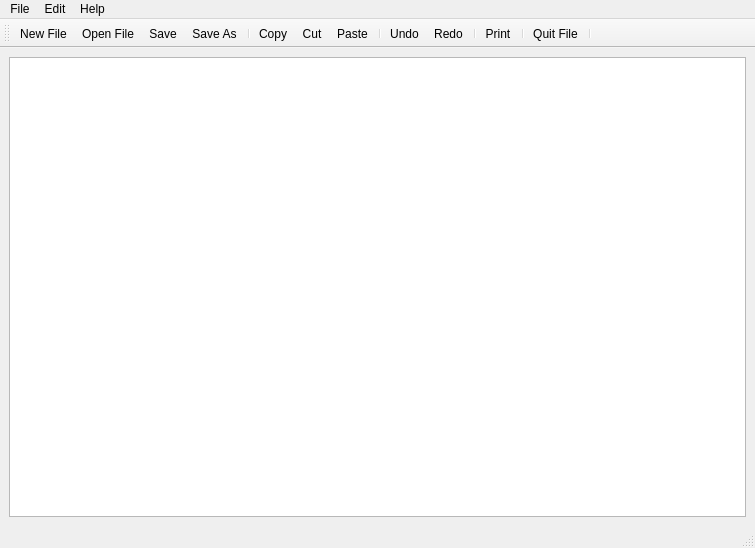
<?xml version="1.0" encoding="UTF-8"?>
<ui version="4.0">
 <class>MainWindow</class>
 <widget class="QMainWindow" name="MainWindow">
  <property name="geometry">
   <rect>
    <x>0</x>
    <y>0</y>
    <width>755</width>
    <height>548</height>
   </rect>
  </property>
  <property name="windowTitle">
   <string>ArkPad</string>
  </property>
  <property name="windowIcon">
   <iconset resource="resource.qrc">
    <normaloff>:/assets/notepad.ico</normaloff>:/assets/notepad.ico</iconset>
  </property>
  <widget class="QWidget" name="centralwidget">
   <layout class="QVBoxLayout" name="verticalLayout">
    <item>
     <widget class="QTextEdit" name="textEdit"/>
    </item>
   </layout>
  </widget>
  <widget class="QMenuBar" name="menubar">
   <property name="geometry">
    <rect>
     <x>0</x>
     <y>0</y>
     <width>755</width>
     <height>22</height>
    </rect>
   </property>
   <widget class="QMenu" name="menuFile">
    <property name="title">
     <string>File</string>
    </property>
    <addaction name="actionNewFile"/>
    <addaction name="actionOpen_File"/>
    <addaction name="separator"/>
    <addaction name="actionSave"/>
    <addaction name="actionSaveAs"/>
    <addaction name="separator"/>
    <addaction name="actionPrint"/>
    <addaction name="separator"/>
    <addaction name="QuitFile"/>
   </widget>
   <widget class="QMenu" name="menuEdit">
    <property name="title">
     <string>Edit</string>
    </property>
    <addaction name="actionCopy"/>
    <addaction name="actionCut"/>
    <addaction name="actionPaste"/>
    <addaction name="separator"/>
    <addaction name="actionUndo"/>
    <addaction name="actionRedo"/>
   </widget>
   <widget class="QMenu" name="menuHelp">
    <property name="title">
     <string>Help</string>
    </property>
    <addaction name="actionAbout"/>
    <addaction name="actionAbout_Qt"/>
   </widget>
   <addaction name="menuFile"/>
   <addaction name="menuEdit"/>
   <addaction name="menuHelp"/>
  </widget>
  <widget class="QStatusBar" name="statusbar"/>
  <widget class="QToolBar" name="toolBar">
   <property name="windowTitle">
    <string>toolBar</string>
   </property>
   <attribute name="toolBarArea">
    <enum>TopToolBarArea</enum>
   </attribute>
   <attribute name="toolBarBreak">
    <bool>false</bool>
   </attribute>
   <addaction name="actionNewFile"/>
   <addaction name="actionOpen_File"/>
   <addaction name="actionSave"/>
   <addaction name="actionSaveAs"/>
   <addaction name="separator"/>
   <addaction name="actionCopy"/>
   <addaction name="actionCut"/>
   <addaction name="actionPaste"/>
   <addaction name="separator"/>
   <addaction name="actionUndo"/>
   <addaction name="actionRedo"/>
   <addaction name="separator"/>
   <addaction name="actionPrint"/>
   <addaction name="separator"/>
   <addaction name="QuitFile"/>
   <addaction name="separator"/>
  </widget>
  <action name="actionQuit">
   <property name="text">
    <string>Open File</string>
   </property>
  </action>
  <action name="actionCopy">
   <property name="icon">
    <iconset resource="resource.qrc">
     <normaloff>:/assets/copyIcon.png</normaloff>:/assets/copyIcon.png</iconset>
   </property>
   <property name="text">
    <string>Copy</string>
   </property>
  </action>
  <action name="actionCut">
   <property name="icon">
    <iconset resource="resource.qrc">
     <normaloff>:/assets/cutIcon.png</normaloff>:/assets/cutIcon.png</iconset>
   </property>
   <property name="text">
    <string>Cut</string>
   </property>
  </action>
  <action name="actionPaste">
   <property name="icon">
    <iconset resource="resource.qrc">
     <normaloff>:/assets/pasteIcon.png</normaloff>:/assets/pasteIcon.png</iconset>
   </property>
   <property name="text">
    <string>Paste</string>
   </property>
  </action>
  <action name="actionUndo">
   <property name="icon">
    <iconset resource="resource.qrc">
     <normaloff>:/assets/undoIcon.png</normaloff>:/assets/undoIcon.png</iconset>
   </property>
   <property name="text">
    <string>Undo</string>
   </property>
  </action>
  <action name="actionRedo">
   <property name="icon">
    <iconset resource="resource.qrc">
     <normaloff>:/assets/redoIcon.png</normaloff>:/assets/redoIcon.png</iconset>
   </property>
   <property name="text">
    <string>Redo</string>
   </property>
  </action>
  <action name="actionAbout">
   <property name="icon">
    <iconset resource="resource.qrc">
     <normaloff>:/assets/aboutIcon.png</normaloff>:/assets/aboutIcon.png</iconset>
   </property>
   <property name="text">
    <string>About</string>
   </property>
  </action>
  <action name="actionAbout_Qt">
   <property name="icon">
    <iconset resource="resource.qrc">
     <normaloff>:/assets/aboutQtIcon.png</normaloff>:/assets/aboutQtIcon.png</iconset>
   </property>
   <property name="text">
    <string>About Qt</string>
   </property>
  </action>
  <action name="actionNewFile">
   <property name="icon">
    <iconset resource="resource.qrc">
     <normaloff>:/assets/newFileIcon.ico</normaloff>:/assets/newFileIcon.ico</iconset>
   </property>
   <property name="text">
    <string>New File</string>
   </property>
  </action>
  <action name="actionSaveAs">
   <property name="icon">
    <iconset resource="resource.qrc">
     <normaloff>:/assets/saveAsFileIcon.ico</normaloff>:/assets/saveAsFileIcon.ico</iconset>
   </property>
   <property name="text">
    <string>Save As</string>
   </property>
  </action>
  <action name="QuitFile">
   <property name="icon">
    <iconset resource="resource.qrc">
     <normaloff>:/assets/quitIcon.png</normaloff>:/assets/quitIcon.png</iconset>
   </property>
   <property name="text">
    <string>Quit File</string>
   </property>
  </action>
  <action name="actionSave">
   <property name="icon">
    <iconset resource="resource.qrc">
     <normaloff>:/assets/saveFileIcon.ico</normaloff>:/assets/saveFileIcon.ico</iconset>
   </property>
   <property name="text">
    <string>Save</string>
   </property>
  </action>
  <action name="actionOpen_File">
   <property name="icon">
    <iconset resource="resource.qrc">
     <normaloff>:/assets/openFileIcon.ico</normaloff>:/assets/openFileIcon.ico</iconset>
   </property>
   <property name="text">
    <string>Open File</string>
   </property>
  </action>
  <action name="actionPrint">
   <property name="icon">
    <iconset resource="resource.qrc">
     <normaloff>:/assets/printIcon.ico</normaloff>:/assets/printIcon.ico</iconset>
   </property>
   <property name="text">
    <string>Print</string>
   </property>
  </action>
 </widget>
 <resources>
  <include location="resource.qrc"/>
 </resources>
 <connections/>
</ui>
